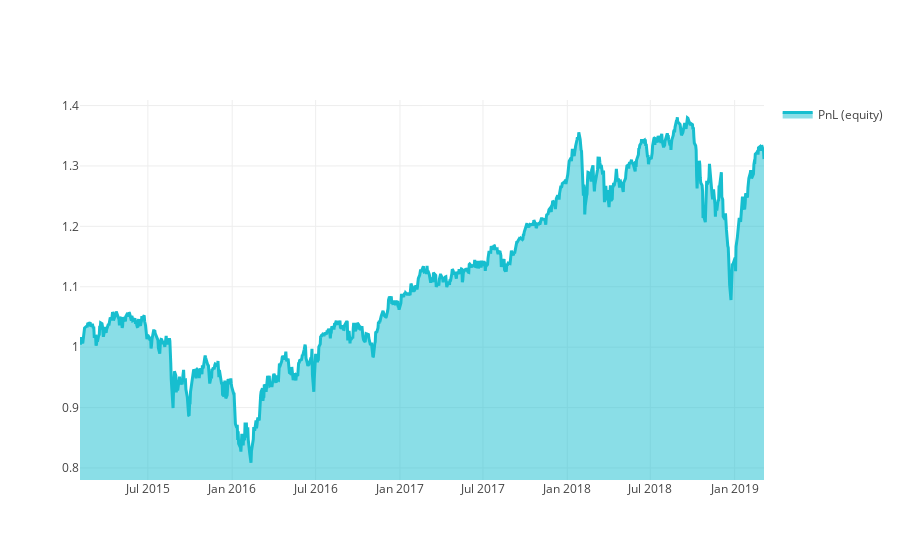

The notebook cell this image was saved under:
### Code cell
# show plot with profit and losses:

performance = stat.to_pandas()["equity"]
make_plot_filled(performance.index, performance, name="PnL (equity)")

### Figure 1 — Plotly figure (JSON) as saved in the notebook; plotly's stock layout.template omitted (floating-point values rounded to 4 significant figures; data arrays with more than 128 entries replaced by an {"elided": "..."} marker saying what was removed)
{"data": [{"fill": "tonexty", "line": {"color": "#17BECF", "width": 3}, "name": "PnL (equity)", "type": "scatter", "uid": "0d119d77-27cd-44f2-8aec-b11fa242e6a5", "x": {"elided": "1029 str values"}, "y": {"elided": "1029 float values"}}], "layout": {"showlegend": true, "yaxis": {"range": [0.7801, 1.409]}}}
